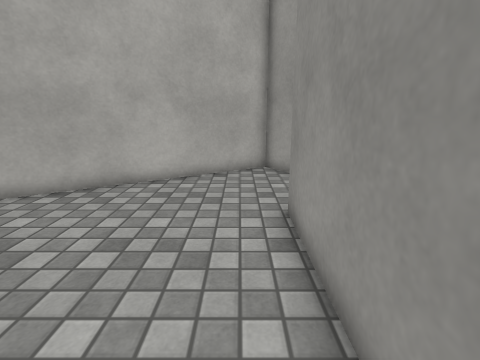
[1] (above)

14 first-person views from a walk through a scene from a Unity 3-D project. The camera is 1.2 m above the floor, tilts 14° down and sees 85° across. The floor is counted in squares, 0.5 m on a side. Each view is taken from the middle of a square. On the plan, view 1 faces up. The plan holds only what a view shows up to about 18 squares ahead; the rest is blank. The place goes on beyond the plan. Surface patterns are stand-ins for the level's own textures.

[2]
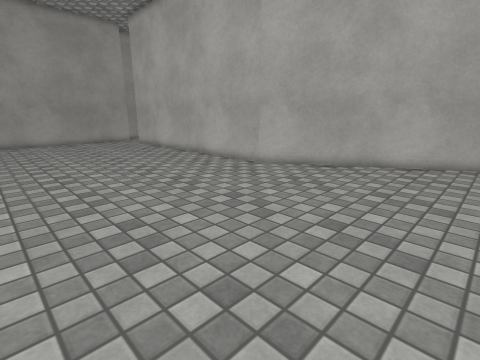

[3]
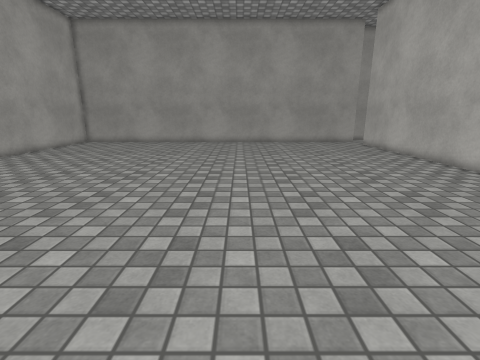

[4]
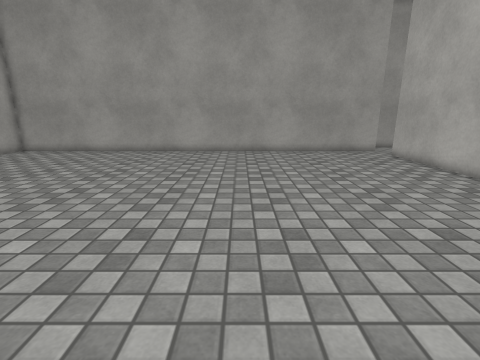

[5]
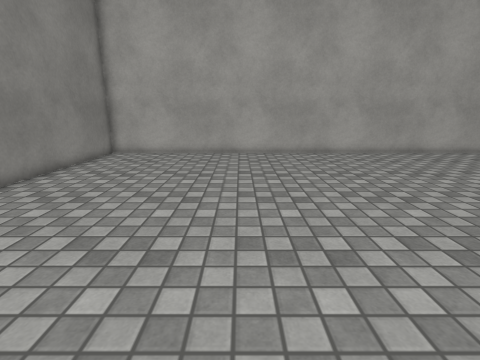

[6]
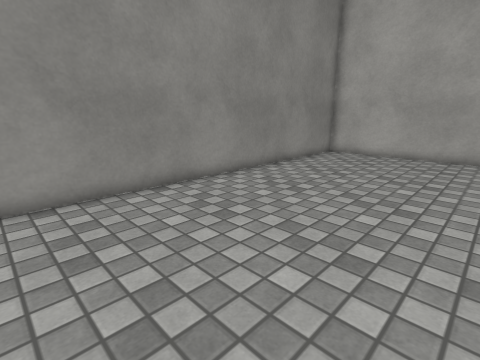

[7]
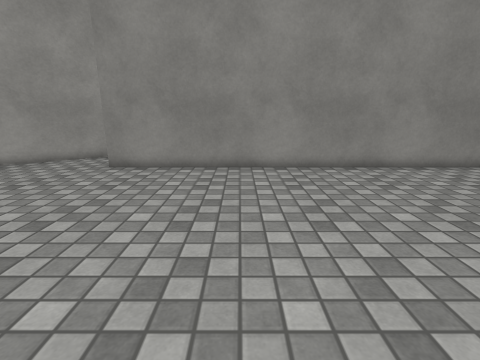

[8]
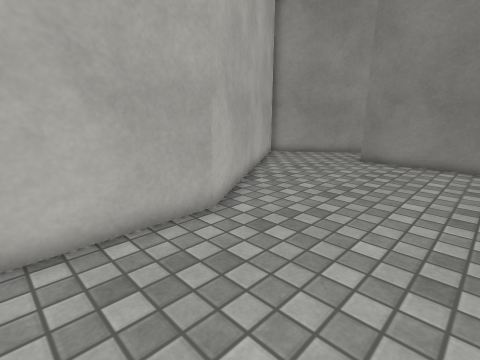

[9]
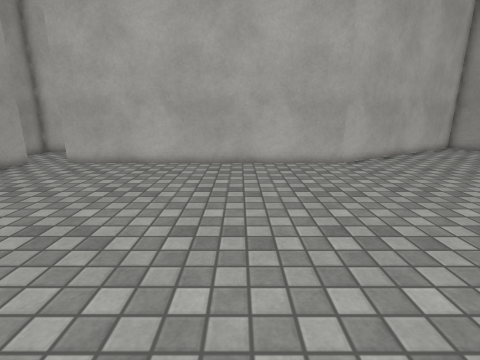

[10]
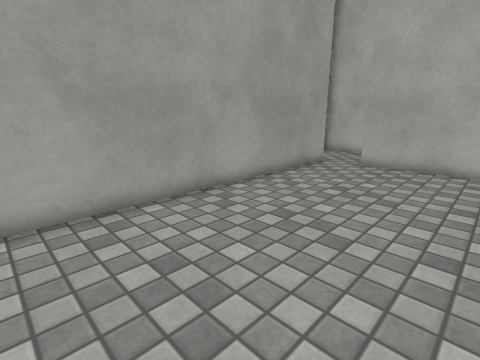

[11]
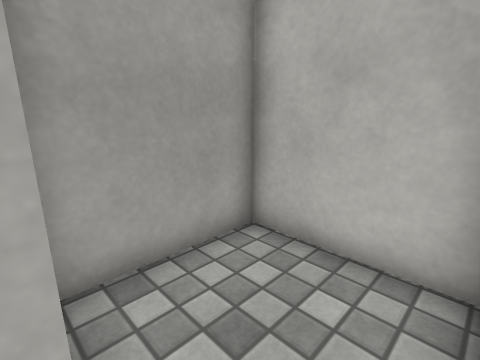

[12]
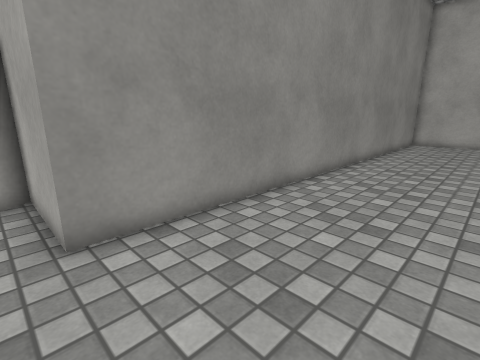

[13]
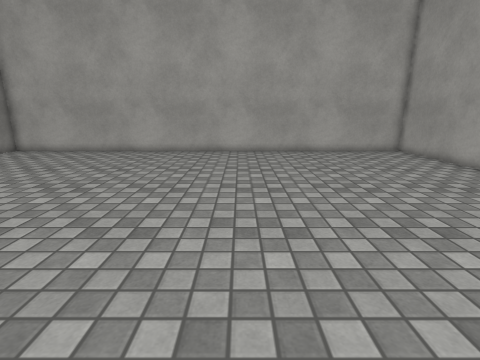

[14]
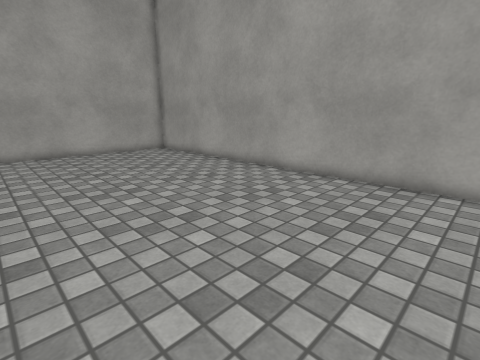

### Floor plan
Ten units are one square. View 1 is at (0, 0); x grows to the right and y downward. Boxes are objects, and circles mark ways between rooms. Rooms are numbered by the first view taken in them; rooms with no view inside come last. Other rooms are left out.
<svg viewBox="-273 -127 330 310">
<path fill="none" stroke="#000" d="M-248 -62 -248 178 12 178 12 -62 52 -62 12 -122 -88 -62 -229 -62M-229 -102 -268 -102 -268 -64"/>
<circle cx="-240" cy="-60" r="3" fill="#2a7"/>
<text x="-110" y="50">1</text>
<text x="-250" y="-80">2</text>
</svg>
Room 1 opens to room 2.

Where each view was taken, in squares from view 1:
view 1: 0 up, 0 right, facing up
view 2: 4 down, 0 right, facing up-left
view 3: 4 down, 1 left, facing left
view 4: 3 down, 7 left, facing left
view 5: 1 down, 7 left, facing down
view 6: 1 down, 7 left, facing down-right
view 7: 0 up, 11 left, facing right
view 8: 1 up, 13 left, facing up-right
view 9: 7 down, 14 left, facing up
view 10: 7 down, 18 left, facing up-left
view 11: 6 up, 23 left, facing up-left
view 12: 7 up, 4 left, facing down-right
view 13: 0 up, 14 left, facing down
view 14: 0 up, 15 left, facing down-left
